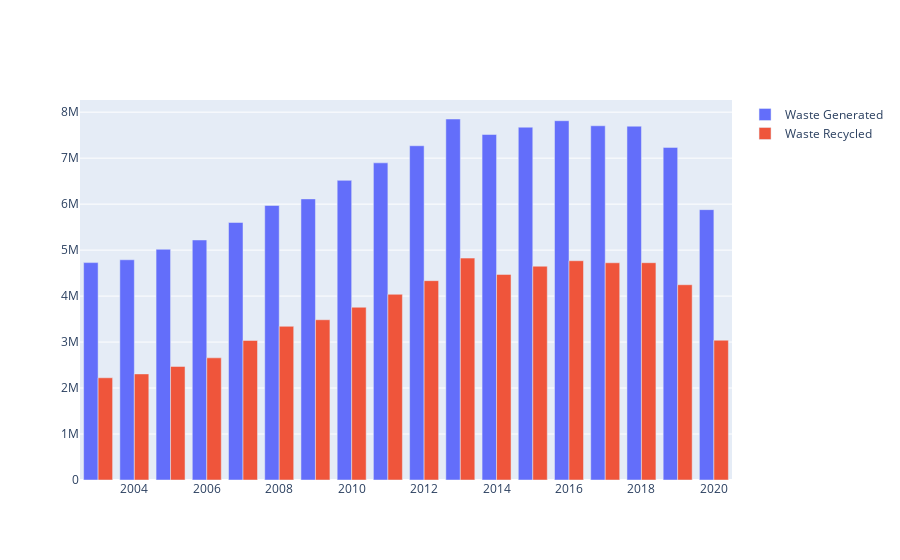

Notebook code cell kept with this figure:
### Code cell
data = pd.concat([clean_waste_18_20,clean_waste_03_17]).sort_values(by="year")
overall = data[(data["waste_type"]=="Overall")|(data["waste_type"]=="Total")]



fig= go.Figure()

fig.add_trace(
     go.Bar(
        x=overall["year"],
        y=overall["total_waste_generated_tonne"],
        name = "Waste Generated",
     )
)

fig.add_trace(
    go.Bar(
       x=overall["year"],
       y=overall["total_waste_recycled_tonne"],
       name= "Waste Recycled",
    )
)

fig.show()

### Figure 1 — Plotly figure (JSON) as saved in the notebook; plotly's stock layout.template omitted (floating-point values rounded to 4 significant figures)
{"data": [{"name": "Waste Generated", "type": "bar", "x": [2003, 2004, 2005, 2006, 2007, 2008, 2009, 2010, 2011, 2012, 2013, 2014, 2015, 2016, 2017, 2018, 2019, 2020], "y": [4728200, 4789700, 5018200, 5220500, 5600800, 5970200, 6114100, 6517000, 6898300, 7269500, 7851500, 7514500, 7673500, 7814200, 7704300, 7695000, 7234000, 5880000]}, {"name": "Waste Recycled", "type": "bar", "x": [2003, 2004, 2005, 2006, 2007, 2008, 2009, 2010, 2011, 2012, 2013, 2014, 2015, 2016, 2017, 2018, 2019, 2020], "y": [2223200, 2307100, 2469400, 2656900, 3034800, 3342600, 3485200, 3757500, 4038800, 4335600, 4825900, 4471100, 4649700, 4769000, 4724300, 4726000, 4247000, 3040000]}], "layout": {}}
